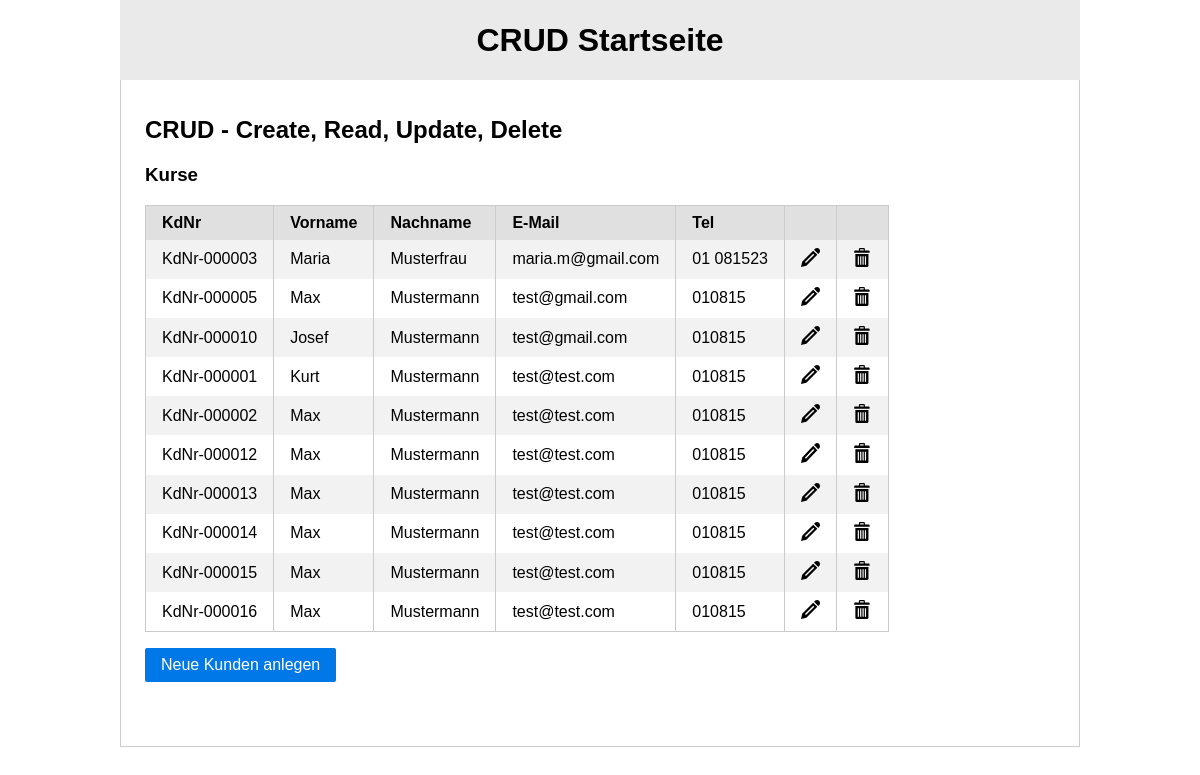
The page / on the database its author committed.
### tables this page shows
CREATE TABLE `kunden` (
  `kunden_id` int(11) NOT NULL,
  `kunden_kundennummer` varchar(11) NOT NULL,
  `kunden_vorname` varchar(80) NOT NULL,
  `kunden_nachname` varchar(120) NOT NULL,
  `kunden_adresse` varchar(1205) NOT NULL,
  `kunden_plz` varchar(4) NOT NULL,
  `kunden_ort` varchar(80) NOT NULL,
  `kunden_telefon` varchar(32) NOT NULL,
  `kunden_email` varchar(120) NOT NULL
);

### read-kunden.php (the view)
<h3>Kurse</h3>
<?php
$query = 'SELECT kunden_id as id, kunden_kundennummer as nr, kunden_vorname as vn, kunden_nachname as nn, kunden_email as mail, kunden_telefon as tel FROM kunden ORDER BY kunden_nachname';
$stmt = $db->prepare($query) or trigger_error($stmt->error, E_USER_ERROR);
$stmt->execute() or trigger_error($stmt->error, E_USER_ERROR);
$result = $stmt->get_result() or trigger_error($stmt->error, E_USER_ERROR);
if ($result->num_rows > 0):
?>
<table class="pure-table pure-table-striped">
	<thead>
		<tr>
			<th>KdNr</th>
			<th>Vorname</th>
			<th>Nachname</th>
			<th>E-Mail</th>
			<th>Tel</th>
			<th>&nbsp;</th>
			<th>&nbsp;</th>
		</tr>
	</thead>
	<tbody>
<?php
$ignores = ['id'];
while ($line = $result->fetch_assoc()) {
	echo '<tr>';
	foreach ($line as $key => $val) {
		if ( in_array($key, $ignores) ) continue;
		echo "<td>$val</td>";
	}
	echo '<td>',
		 '<a href="./?action=u&id=',
		 $line['id'],
		 '" class="icon">',
		 '<img src="img/edit.svg" alt="Bearbeiten">',
		 '</a></td>';
	echo '<td>',
		 '<a href="./?action=d&id=',
		 $line['id'],
		 '" class="icon"',
		 " onclick=\"return confirm('Wirklich löschen?');\">",
		 '<img src="img/delete.svg" alt="Löschen">',
		 '</a></td>';
	echo '</tr>';
}
echo '</tbody></table>';
endif;
?>
<p><a href="./?action=c" class="pure-button pure-button-primary">Neue Kunden anlegen</a></p>

### index.php (shortened to what this page needs)
<?php
$db = connectDB('root', '', 'localhost', 'kurse');
$action = $_GET['action'] ?? 'r';
?><!DOCTYPE html>
<html lang="de">
<head>
	<link rel="stylesheet" href="css/pure-min.css">
	<link rel="stylesheet" href="css/layout.css">
</head>
<body>
<div class="wrapper">
	<header class="main-header">
		<h1>CRUD Startseite</h1>
	</header>
	<main>
		<h2>CRUD - Create, Read, Update, Delete</h2>
		<?php
		switch ($action) {
			case 'r':
			case 'd':
				include 'read-kunden.php';
				break;
		}
		?>
	</main>
</div>
</body>
</html>

### css/pure-min.css (style rules this page uses)
html { font-family:sans-serif;-ms-text-size-adjust:100%;-webkit-text-size-adjust:100% }
body { margin:0 }
article,aside,details,figcaption,figure,footer,header,hgroup,main,menu,nav,section,summary { display:block }
a { background-color:transparent }
h1 { font-size:2em;margin:.67em 0 }
img { border:0 }
table { border-collapse:collapse;border-spacing:0 }
td,th { padding:0 }
.pure-button { display:inline-block;zoom:1;line-height:normal;white-space:nowrap;vertical-align:middle;text-align:center;cursor:pointer;-webkit-user-drag:none;-webkit-user-select:none;-moz-user-select:none;-ms-user-select:none;user-select:none;-webkit-box-sizing:border-box;-moz-box-sizing:border-box;box-sizing:border-box }
.pure-button { font-family:inherit;font-size:100%;padding:.5em 1em;color:#444;color:rgba(0,0,0,.8);border:1px solid #999;border:0 rgba(0,0,0,0);background-color:#E6E6E6;text-decoration:none;border-radius:2px }
.pure-button-primary,.pure-button-selected,a.pure-button-primary,a.pure-button-selected { background-color:#0078e7;color:#fff }
.pure-table { border-collapse:collapse;border-spacing:0;empty-cells:show;border:1px solid #cbcbcb }
.pure-table td,.pure-table th { border-left:1px solid #cbcbcb;border-width:0 0 0 1px;font-size:inherit;margin:0;overflow:visible;padding:.5em 1em }
.pure-table td:first-child,.pure-table th:first-child { border-left-width:0 }
.pure-table thead { background-color:#e0e0e0;color:#000;text-align:left;vertical-align:bottom }
.pure-table td { background-color:transparent }
.pure-table-striped tr:nth-child(2n-1) td { background-color:#f2f2f2 }

### css/layout.css (style rules this page uses)
.wrapper { width: 95%; max-width: 960px; margin: 0 auto; }
.main-header { background-color: #EAEAEA; text-align: center; line-height: 2.5; }
.main-header h1 { font-size: 2em; margin: 0; }
main { padding: 1em 1.5em 3em 1.5em; border: 1px solid #CCC; border-top: 0; }
.icon { width: 1.2em; height: 1.2em; display: inline-block; }
.icon img { max-width: 100%; height: auto; }

### rows shown on the page
kunden: kunden_kundennummer "KdNr-000003", kunden_vorname "Maria", kunden_nachname "Musterfrau", kunden_email "maria.m@gmail.com", kunden_telefon "01 081523"
kunden: kunden_kundennummer "KdNr-000005", kunden_vorname "Max", kunden_nachname "Mustermann", kunden_email "test@gmail.com", kunden_telefon "010815"
kunden: kunden_kundennummer "KdNr-000010", kunden_vorname "Josef", kunden_nachname "Mustermann", kunden_email "test@gmail.com", kunden_telefon "010815"
kunden: kunden_kundennummer "KdNr-000001", kunden_vorname "Kurt", kunden_nachname "Mustermann", kunden_email "test@test.com", kunden_telefon "010815"
kunden: kunden_kundennummer "KdNr-000002", kunden_vorname "Max", kunden_nachname "Mustermann", kunden_email "test@test.com", kunden_telefon "010815"
kunden: kunden_kundennummer "KdNr-000012", kunden_vorname "Max", kunden_nachname "Mustermann", kunden_email "test@test.com", kunden_telefon "010815"
kunden: kunden_kundennummer "KdNr-000013", kunden_vorname "Max", kunden_nachname "Mustermann", kunden_email "test@test.com", kunden_telefon "010815"
kunden: kunden_kundennummer "KdNr-000014", kunden_vorname "Max", kunden_nachname "Mustermann", kunden_email "test@test.com", kunden_telefon "010815"
kunden: kunden_kundennummer "KdNr-000015", kunden_vorname "Max", kunden_nachname "Mustermann", kunden_email "test@test.com", kunden_telefon "010815"
kunden: kunden_kundennummer "KdNr-000016", kunden_vorname "Max", kunden_nachname "Mustermann", kunden_email "test@test.com", kunden_telefon "010815"
